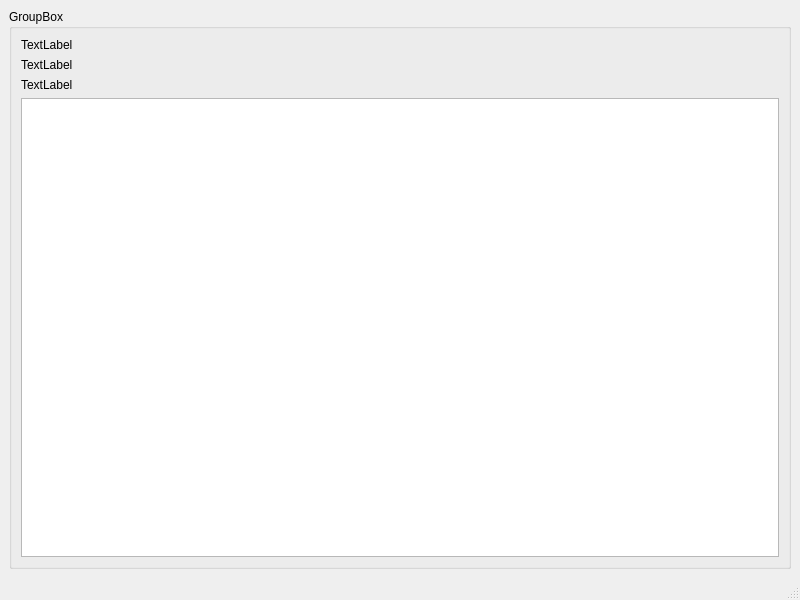
<?xml version="1.0" encoding="UTF-8"?>
<ui version="4.0">
 <class>MainWindow</class>
 <widget class="QMainWindow" name="MainWindow">
  <property name="geometry">
   <rect>
    <x>0</x>
    <y>0</y>
    <width>800</width>
    <height>600</height>
   </rect>
  </property>
  <property name="windowTitle">
   <string>MainWindow</string>
  </property>
  <widget class="QWidget" name="centralwidget">
   <layout class="QVBoxLayout" name="verticalLayout">
    <item>
     <widget class="QGroupBox" name="groupBox">
      <property name="title">
       <string>GroupBox</string>
      </property>
      <layout class="QVBoxLayout" name="verticalLayout_2">
       <item>
        <widget class="QLabel" name="labSceneCord">
         <property name="text">
          <string>TextLabel</string>
         </property>
        </widget>
       </item>
       <item>
        <widget class="QLabel" name="labViewSize">
         <property name="text">
          <string>TextLabel</string>
         </property>
        </widget>
       </item>
       <item>
        <widget class="QLabel" name="labItemCord">
         <property name="text">
          <string>TextLabel</string>
         </property>
        </widget>
       </item>
       <item>
        <widget class="QWGraphicsView" name="view"/>
       </item>
      </layout>
     </widget>
    </item>
   </layout>
  </widget>
  <widget class="QMenuBar" name="menubar">
   <property name="geometry">
    <rect>
     <x>0</x>
     <y>0</y>
     <width>800</width>
     <height>26</height>
    </rect>
   </property>
  </widget>
  <widget class="QStatusBar" name="statusbar"/>
 </widget>
 <customwidgets>
  <customwidget>
   <class>QWGraphicsView</class>
   <extends>QGraphicsView</extends>
   <header location="global">qwgraphicsview.h</header>
  </customwidget>
 </customwidgets>
 <resources/>
 <connections/>
</ui>
